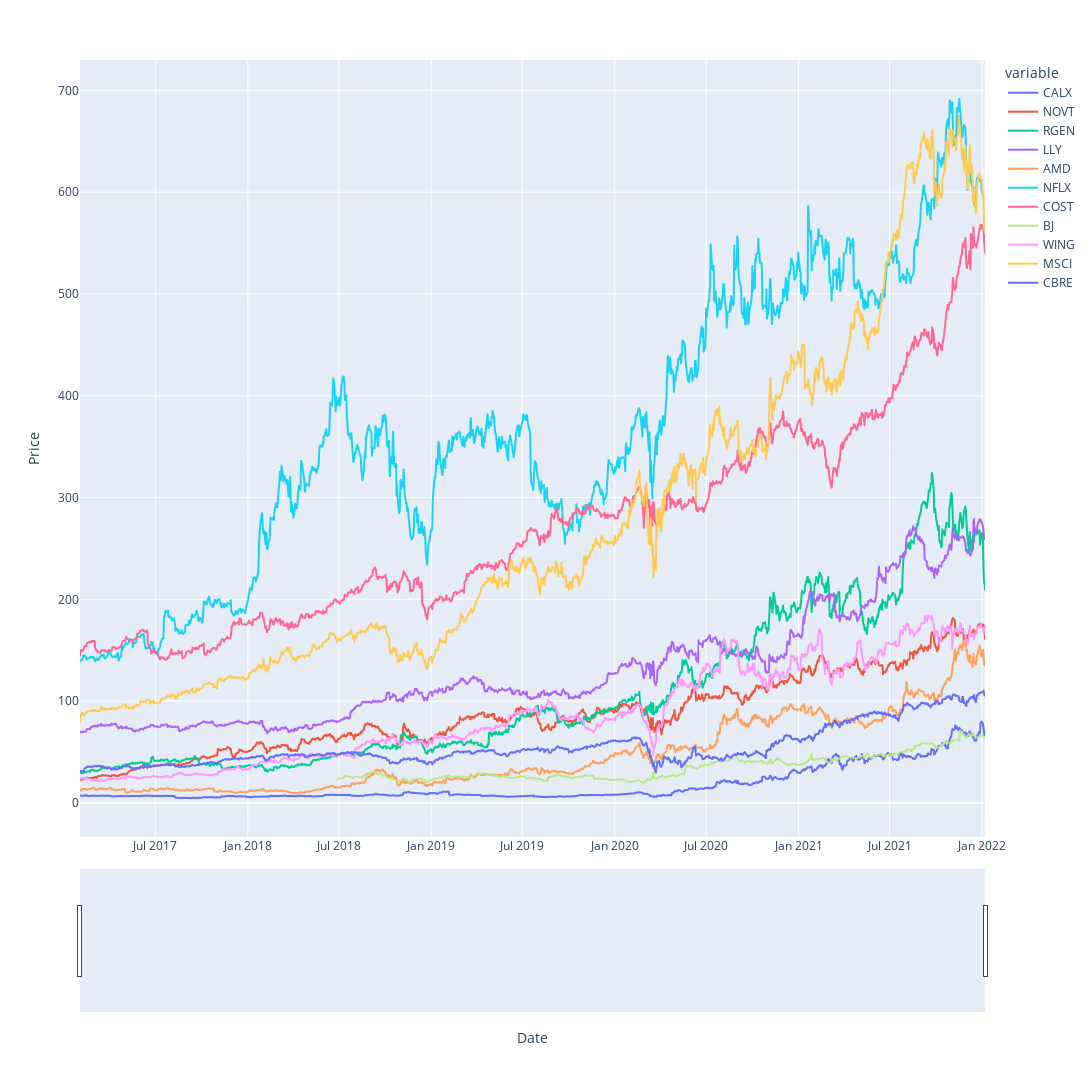

The notebook cell this image was saved under:
### Markdown cell above
## Plot Price of Investments over Total Dataset

### Code cell
# Plot out prices for each stock since beginning of 2017
fig = px.line(mult_df, x=mult_df.index, y=mult_df.columns)
fig.update_xaxes(title="Date", rangeslider_visible=True)
fig.update_yaxes(title="Price")
fig.update_layout(height=1200, width=1800, 
                  showlegend=True)
fig.show()

### Figure 1 — Plotly figure (JSON) as saved in the notebook; plotly's stock layout.template omitted (floating-point values rounded to 4 significant figures; data arrays with more than 128 entries replaced by an {"elided": "..."} marker saying what was removed)
{"data": [{"hovertemplate": "variable=CALX<br>Date=%{x}<br>value=%{y}<extra></extra>", "legendgroup": "CALX", "line": {"color": "#636efa", "dash": "solid"}, "marker": {"symbol": "circle"}, "mode": "lines", "name": "CALX", "showlegend": true, "type": "scattergl", "x": {"elided": "1244 str values"}, "xaxis": "x", "y": {"elided": "1244 float values"}, "yaxis": "y"}, {"hovertemplate": "variable=NOVT<br>Date=%{x}<br>value=%{y}<extra></extra>", "legendgroup": "NOVT", "line": {"color": "#EF553B", "dash": "solid"}, "marker": {"symbol": "circle"}, "mode": "lines", "name": "NOVT", "showlegend": true, "type": "scattergl", "x": {"elided": "1244 str values"}, "xaxis": "x", "y": {"elided": "1244 float values"}, "yaxis": "y"}, {"hovertemplate": "variable=RGEN<br>Date=%{x}<br>value=%{y}<extra></extra>", "legendgroup": "RGEN", "line": {"color": "#00cc96", "dash": "solid"}, "marker": {"symbol": "circle"}, "mode": "lines", "name": "RGEN", "showlegend": true, "type": "scattergl", "x": {"elided": "1244 str values"}, "xaxis": "x", "y": {"elided": "1244 float values"}, "yaxis": "y"}, {"hovertemplate": "variable=LLY<br>Date=%{x}<br>value=%{y}<extra></extra>", "legendgroup": "LLY", "line": {"color": "#ab63fa", "dash": "solid"}, "marker": {"symbol": "circle"}, "mode": "lines", "name": "LLY", "showlegend": true, "type": "scattergl", "x": {"elided": "1244 str values"}, "xaxis": "x", "y": {"elided": "1244 float values"}, "yaxis": "y"}, {"hovertemplate": "variable=AMD<br>Date=%{x}<br>value=%{y}<extra></extra>", "legendgroup": "AMD", "line": {"color": "#FFA15A", "dash": "solid"}, "marker": {"symbol": "circle"}, "mode": "lines", "name": "AMD", "showlegend": true, "type": "scattergl", "x": {"elided": "1244 str values"}, "xaxis": "x", "y": {"elided": "1244 float values"}, "yaxis": "y"}, {"hovertemplate": "variable=NFLX<br>Date=%{x}<br>value=%{y}<extra></extra>", "legendgroup": "NFLX", "line": {"color": "#19d3f3", "dash": "solid"}, "marker": {"symbol": "circle"}, "mode": "lines", "name": "NFLX", "showlegend": true, "type": "scattergl", "x": {"elided": "1244 str values"}, "xaxis": "x", "y": {"elided": "1244 float values"}, "yaxis": "y"}, {"hovertemplate": "variable=COST<br>Date=%{x}<br>value=%{y}<extra></extra>", "legendgroup": "COST", "line": {"color": "#FF6692", "dash": "solid"}, "marker": {"symbol": "circle"}, "mode": "lines", "name": "COST", "showlegend": true, "type": "scattergl", "x": {"elided": "1244 str values"}, "xaxis": "x", "y": {"elided": "1244 float values"}, "yaxis": "y"}, {"hovertemplate": "variable=BJ<br>Date=%{x}<br>value=%{y}<extra></extra>", "legendgroup": "BJ", "line": {"color": "#B6E880", "dash": "solid"}, "marker": {"symbol": "circle"}, "mode": "lines", "name": "BJ", "showlegend": true, "type": "scattergl", "x": {"elided": "1244 str values"}, "xaxis": "x", "y": {"elided": "1244 float values"}, "yaxis": "y"}, {"hovertemplate": "variable=WING<br>Date=%{x}<br>value=%{y}<extra></extra>", "legendgroup": "WING", "line": {"color": "#FF97FF", "dash": "solid"}, "marker": {"symbol": "circle"}, "mode": "lines", "name": "WING", "showlegend": true, "type": "scattergl", "x": {"elided": "1244 str values"}, "xaxis": "x", "y": {"elided": "1244 float values"}, "yaxis": "y"}, {"hovertemplate": "variable=MSCI<br>Date=%{x}<br>value=%{y}<extra></extra>", "legendgroup": "MSCI", "line": {"color": "#FECB52", "dash": "solid"}, "marker": {"symbol": "circle"}, "mode": "lines", "name": "MSCI", "showlegend": true, "type": "scattergl", "x": {"elided": "1244 str values"}, "xaxis": "x", "y": {"elided": "1244 float values"}, "yaxis": "y"}, {"hovertemplate": "variable=CBRE<br>Date=%{x}<br>value=%{y}<extra></extra>", "legendgroup": "CBRE", "line": {"color": "#636efa", "dash": "solid"}, "marker": {"symbol": "circle"}, "mode": "lines", "name": "CBRE", "showlegend": true, "type": "scattergl", "x": {"elided": "1244 str values"}, "xaxis": "x", "y": {"elided": "1244 float values"}, "yaxis": "y"}], "layout": {"height": 1200, "legend": {"title": {"text": "variable"}, "tracegroupgap": 0}, "margin": {"t": 60}, "showlegend": true, "width": 1800, "xaxis": {"anchor": "y", "domain": [0, 1], "rangeslider": {"visible": true}, "title": {"text": "Date"}}, "yaxis": {"anchor": "x", "domain": [0, 1], "title": {"text": "Price"}}}}
